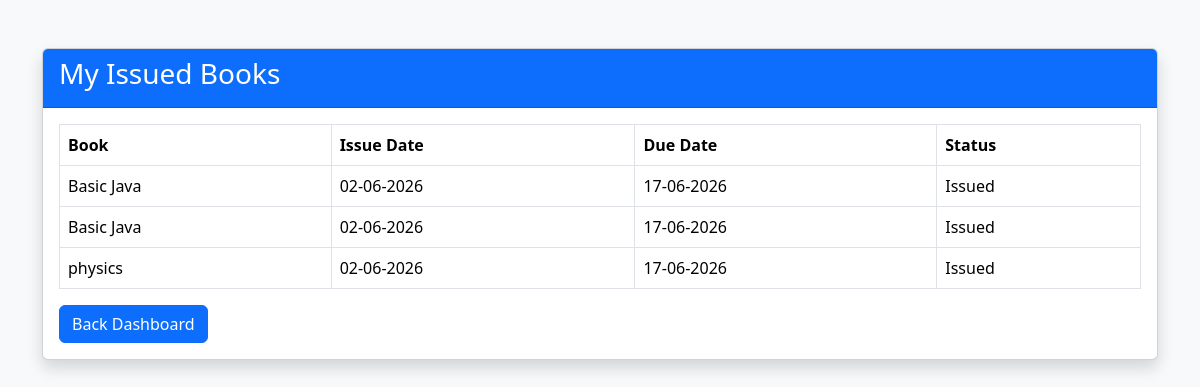
The page /issued_books (signed in) on the database its author committed.
### models.py (models this page shows)
class IssuedBook(db.Model):
    id = db.Column(db.Integer, primary_key=True)
    student_id = db.Column(db.Integer)
    book_id = db.Column(
        db.Integer,
        db.ForeignKey("book.id")
    )
    book = db.relationship("Book")
    issue_date = db.Column(db.String(50))
    due_date = db.Column(db.String(50))

class Book(db.Model):
    id = db.Column(db.Integer, primary_key=True)
    title = db.Column(db.String(100), nullable=False)
    author = db.Column(db.String(100), nullable=False)
    category = db.Column(db.String(100), nullable=False)
    quantity = db.Column(db.Integer, nullable=False)

### app.py (the view)
@app.route("/issued_books")
def issued_books():
    if "student_id" not in session:
        return redirect("/student_login")
    student_id = session["student_id"]
    books = IssuedBook.query.filter_by(
        student_id=student_id
    ).all()
    return render_template(
        "issued_books.html",
        books=books
    )

### templates/issued_books.html (shortened to what this page needs)
<!DOCTYPE html>
<html>
<head>
    <link href="https://cdn.jsdelivr.net/npm/bootstrap@5.3.3/dist/css/bootstrap.min.css" rel="stylesheet">
</head>
<body class="bg-light">
<div class="container mt-5">
    <div class="card shadow">
        <div class="card-header bg-primary text-white">
            <h3>My Issued Books</h3>
        </div>
        <div class="card-body">
            <table class="table table-bordered">
                <tr>
                    <th>Book</th>
                    <th>Issue Date</th>
                    <th>Due Date</th>
                    <th>Status</th>
                </tr>
                {% if books %}
    {% for item in books %}
    <tr>
        <td>{{ item.book.title }}</td>
        <td>{{ item.issue_date }}</td>
        <td>{{ item.due_date }}</td>
        <td>Issued</td>
    </tr>
    {% endfor %}
{% endif %}
            </table>
            <a href="/student_dashboard"
               class="btn btn-primary">
               Back Dashboard
            </a>
        </div>
    </div>
</div>
</body>
</html>

### rows shown on the page
IssuedBook: book "Basic Java", issue_date "02-06-2026", due_date "17-06-2026"
IssuedBook: book "Basic Java", issue_date "02-06-2026", due_date "17-06-2026"
IssuedBook: book "physics", issue_date "02-06-2026", due_date "17-06-2026"
